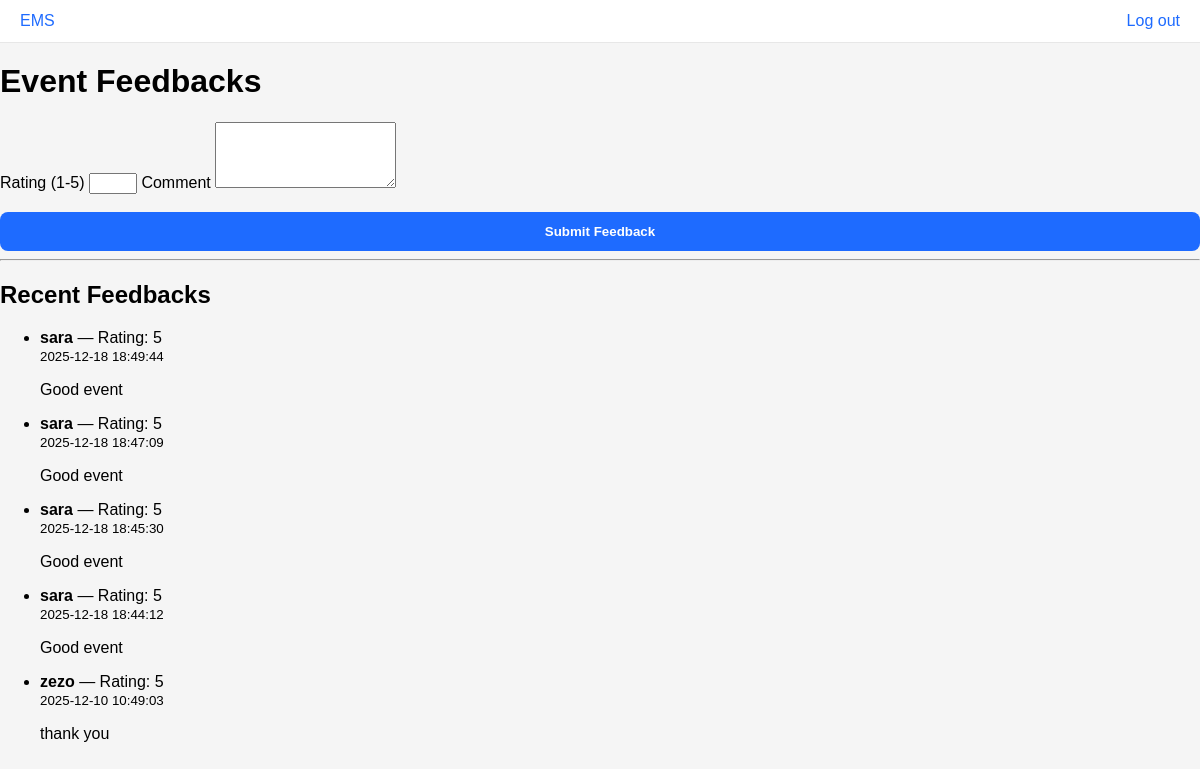
Page /feedback/1 (signed in) on the earlier database version.
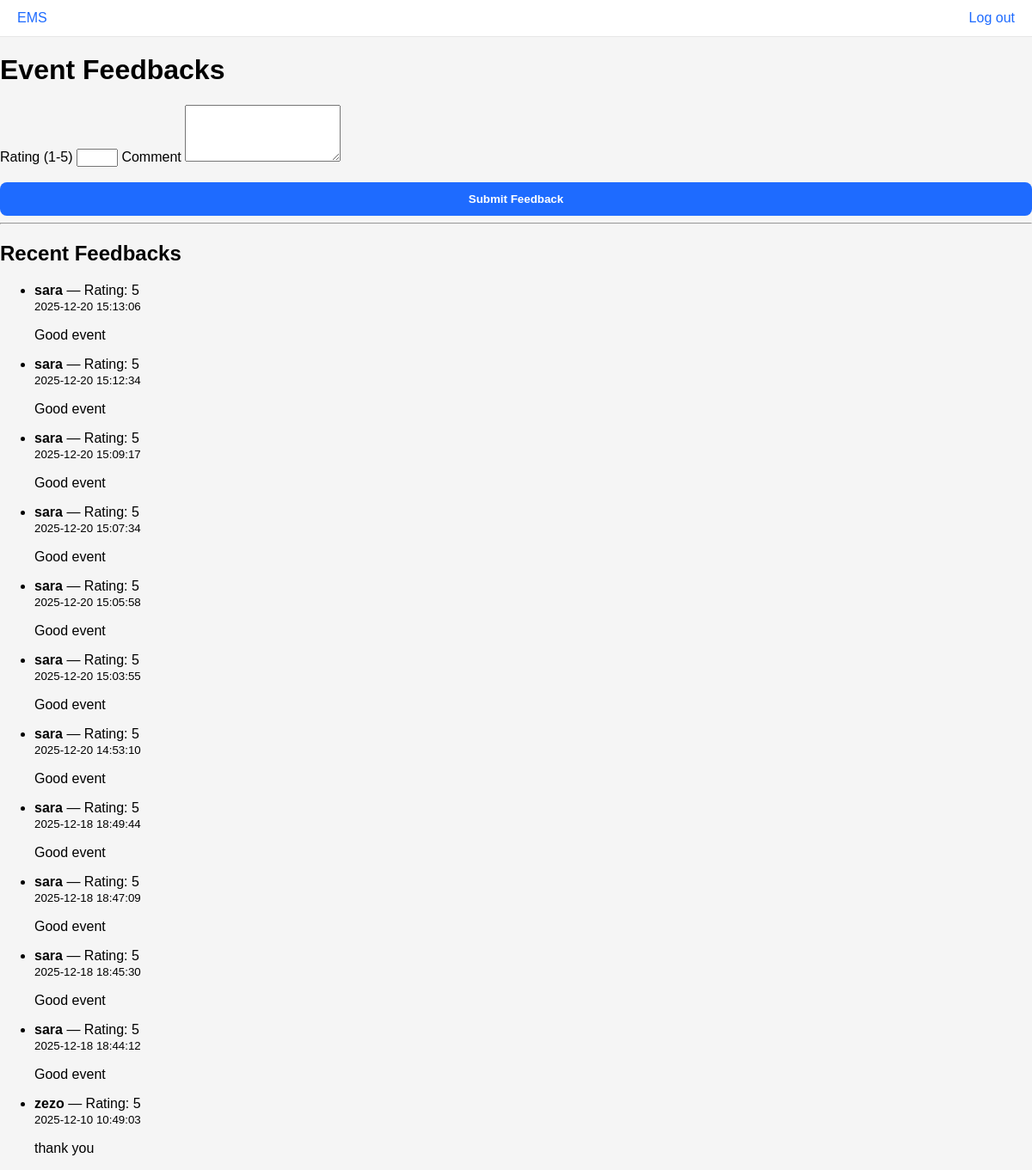
Same page on the later database version.
### tables this page shows
CREATE TABLE feedbacks (
  id INTEGER PRIMARY KEY AUTOINCREMENT,
  student_id INTEGER NOT NULL,
  event_id INTEGER NOT NULL,
  rating INTEGER,
  comment TEXT,
  created_at DATETIME DEFAULT CURRENT_TIMESTAMP,
  FOREIGN KEY (student_id) REFERENCES users(id),
  FOREIGN KEY (event_id) REFERENCES events(id)
);

CREATE TABLE users (
  id INTEGER PRIMARY KEY AUTOINCREMENT,
  name TEXT NOT NULL,
  email TEXT NOT NULL UNIQUE,
  password_hash TEXT NOT NULL,
  role TEXT NOT NULL DEFAULT 'student',
  created_at DATETIME DEFAULT CURRENT_TIMESTAMP
);

### src/controllers/feedback_controller.py (the view, shortened to what this page needs)
@bp.route('/feedback/<int:event_id>', methods=['GET', 'POST'])
def feedback(event_id):
    if 'user_id' not in session:
        flash('Please login to leave feedback', 'error')
        return redirect(url_for('auth.login'))
    event = get_event_by_id(event_id)
    if not event:
        flash('Event not found', 'error')
        return redirect(url_for('events.events_list'))
    is_organizer = session.get('role') == 'organizer' and session.get('user_id') == event.get('organizer_id')
    if not is_organizer and not is_user_registered(session['user_id'], event_id):
        flash('You must be registered to leave feedback', 'error')
        return redirect(url_for('events.event_detail', event_id=event_id))
    feedbacks = get_event_feedbacks(event_id)
    return render_template('feedback.html', feedbacks=feedbacks, event=event)

### src/controllers/auth_controller.py (called while the page is built)
@bp.before_app_request
def load_logged_in_user():
    user_id = session.get('user_id')
    if user_id is None:
        g.user = None
    else:
        g.user = get_user_by_id(user_id)

### src/repositories/event_repo.py (called while the page is built)
def get_event_by_id(event_id):
    db = get_db()
    cur = db.cursor()
    cur.execute(
        "SELECT id, title, description, location, date, time, status, organizer_id, created_at FROM events WHERE id = ?",
        (event_id,),
    )
    row = cur.fetchone()
    return dict(row) if row else None

### src/repositories/feedback_repo.py (called while the page is built)
def get_event_feedbacks(event_id):
    db = get_db()
    cur = db.cursor()
    cur.execute(
        "SELECT f.id, f.student_id, f.event_id, f.rating, f.comment, f.created_at, u.name FROM feedbacks f JOIN users u ON f.student_id = u.id WHERE f.event_id = ? ORDER BY f.created_at DESC",
        (event_id,),
    )
    rows = cur.fetchall()
    return [dict(r) for r in rows]

### src/repositories/user_repo.py (called while the page is built)
def get_user_by_id(user_id):
    db = get_db()
    cur = db.cursor()
    cur.execute("SELECT id, name, email, role FROM users WHERE id = ?", (user_id,))
    row = cur.fetchone()
    return dict(row) if row else None

### src/utils/db.py (called while the page is built)
def get_db():
    db = getattr(g, '_database', None)
    if db is None:
        db = g._database = sqlite3.connect(DB_PATH)
        db.row_factory = sqlite3.Row
    return db

    @app.teardown_appcontext
    def _close_db(exception):
        db = getattr(g, '_database', None)
        if db is not None:
            db.close()

### templates/feedback.html (shortened to what this page needs)
{% extends "base.html" %}
{% block content %}
<div class="container">
  <h1>Event Feedbacks</h1>
  <form method="post">
    <label>Rating (1-5)</label>
    <input type="number" name="rating" min="1" max="5" required>
    <label>Comment</label>
    <textarea name="comment" rows="4"></textarea>
    <button class="btn primary" type="submit">Submit Feedback</button>
  </form>
  <hr>
  <h2>Recent Feedbacks</h2>
  {% if feedbacks and feedbacks|length > 0 %}
    <ul class="feedback-list">
      {% for f in feedbacks %}
        <li>
          <strong>{{ f.name or f.student_id }}</strong> — Rating: {{ f.rating }}<br>
          <small>{{ f.created_at }}</small>
          <p>{{ f.comment }}</p>
        </li>
      {% endfor %}
    </ul>
  {% else %}
    <p>No feedbacks yet.</p>
  {% endif %}
</div>
{% endblock %}

### templates/base.html (shortened to what this page needs)
<!doctype html>
<html>
<head>
  <link rel="stylesheet" href="{{ url_for('static', filename='css/style.css') }}">
</head>
<body>
  <header class="topbar">
    <div class="container">
      {% if session.get('user_id') %}
        <a href="/dashboard">EMS</a>
      {% else %}
        <a href="{{ url_for('auth.login') }}">EMS</a>
      {% endif %}
      {% if session.get('user_id') %}
        <span class="right"><a href="{{ url_for('auth.logout') }}">Log out</a></span>
      {% endif %}
    </div>
  </header>
  <main>
    {% block content %}{% endblock %}
  </main>
</body>
</html>

### static/css/style.css (style rules this page uses)
:root { --card-bg: #070707; --input-bg: #ffffff; --primary: #1e6bff; --muted: #999; }
body { margin:0; font-family: Arial, sans-serif; background: #f5f5f5; min-height:100vh; }
.topbar { background:#fff; padding:12px 20px; box-shadow:0 1px 0 rgba(0,0,0,0.06); }
.topbar .container { display:flex; justify-content:space-between; align-items:center; }
.btn { display:block; width:100%; padding:12px; margin-top:18px; border:none; border-radius:8px; cursor:pointer; }
.btn.primary { background:var(--primary); color:white; font-weight:600; }
a { color:var(--primary); text-decoration:none; }

Differences in the rows shown:
added feedbacks: name "sara", rating "5", created_at "2025-12-20 15:13:06", comment "Good event"
added feedbacks: name "sara", rating "5", created_at "2025-12-20 15:12:34", comment "Good event"
added feedbacks: name "sara", rating "5", created_at "2025-12-20 15:09:17", comment "Good event"
added feedbacks: name "sara", rating "5", created_at "2025-12-20 15:07:34", comment "Good event"
added feedbacks: name "sara", rating "5", created_at "2025-12-20 15:05:58", comment "Good event"
added feedbacks: name "sara", rating "5", created_at "2025-12-20 15:03:55", comment "Good event"
added feedbacks: name "sara", rating "5", created_at "2025-12-20 14:53:10", comment "Good event"
